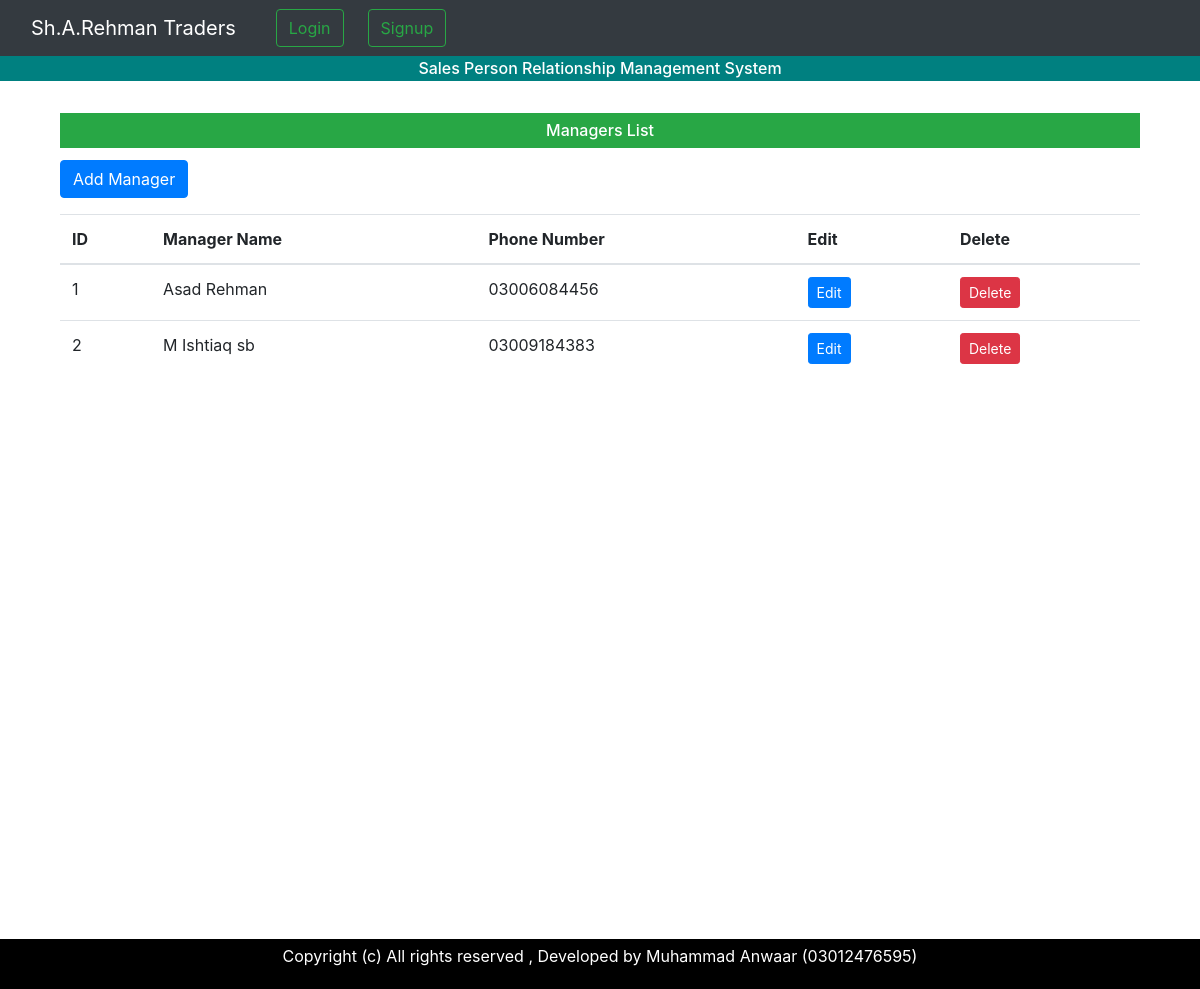
Page /myapp/managers/ on the committed database.
### myapp/models.py (models this page shows, shortened)
class Manager(models.Model):
    managersname = models.CharField(max_length=100)
    managersphonenumber = models.CharField(max_length=20)

### myapp/views.py (the view)
# urls.py: path('managers/', views.managers, name='managers'),
def managers(request):
    managers = Manager.objects.all()
    return render(request, 'myapp/managers/managers.html', {'managers': managers})

### templates/myapp/managers/managers.html (shortened to what this page needs)
{% extends 'base.html' %}
{% block content %}
<div class="container mt-4">
    <h6 class="card-title bg-success text-white center text-center py-2">Managers List </h6>
    <a href="{% url 'add_manager' %}" class="btn btn-primary mb-3">Add Manager</a>
    <table class="table">
        <thead>
            <tr>
                <th>ID</th>
                <th>Manager Name</th>
                <th>Phone Number</th>
                <th>Edit</th>
                <th>Delete</th>
            </tr>
        </thead>
        <tbody>
            {% for manager in managers %}
            <tr>
                <td>{{ forloop.counter }}</td>
                <td>{{ manager.managersname }}</td>
                <td>{{ manager.managersphonenumber }}</td>
                <td><a href="{% url 'edit_manager' manager.id %}" class="btn btn-sm btn-primary">Edit</a></td>
                <td><a href="{% url 'delete_manager' manager.id %}" class="btn btn-sm btn-danger">Delete</a></td>
            </tr>
            {% endfor %}
        </tbody>
    </table>
</div>
{% endblock %}

### rows in the picture
Manager: managersname "Asad Rehman", managersphonenumber "03006084456"
Manager: managersname "M Ishtiaq sb", managersphonenumber "03009184383"
